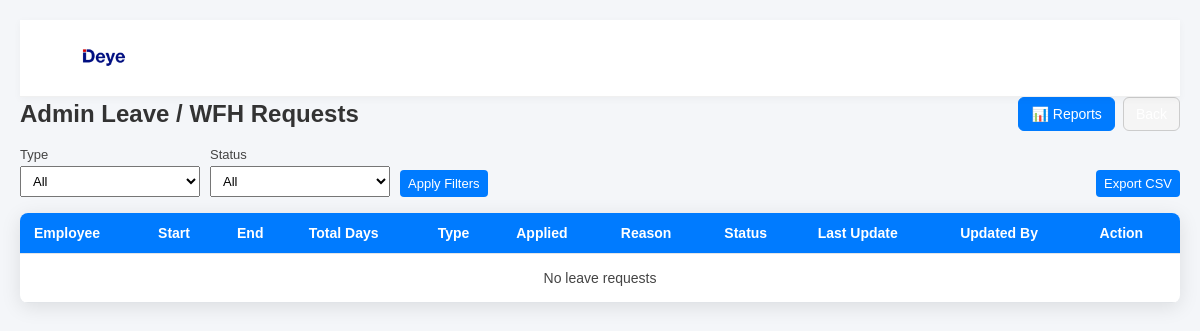
/leave/admin/ (signed in), run on an earlier commit of the app's database.
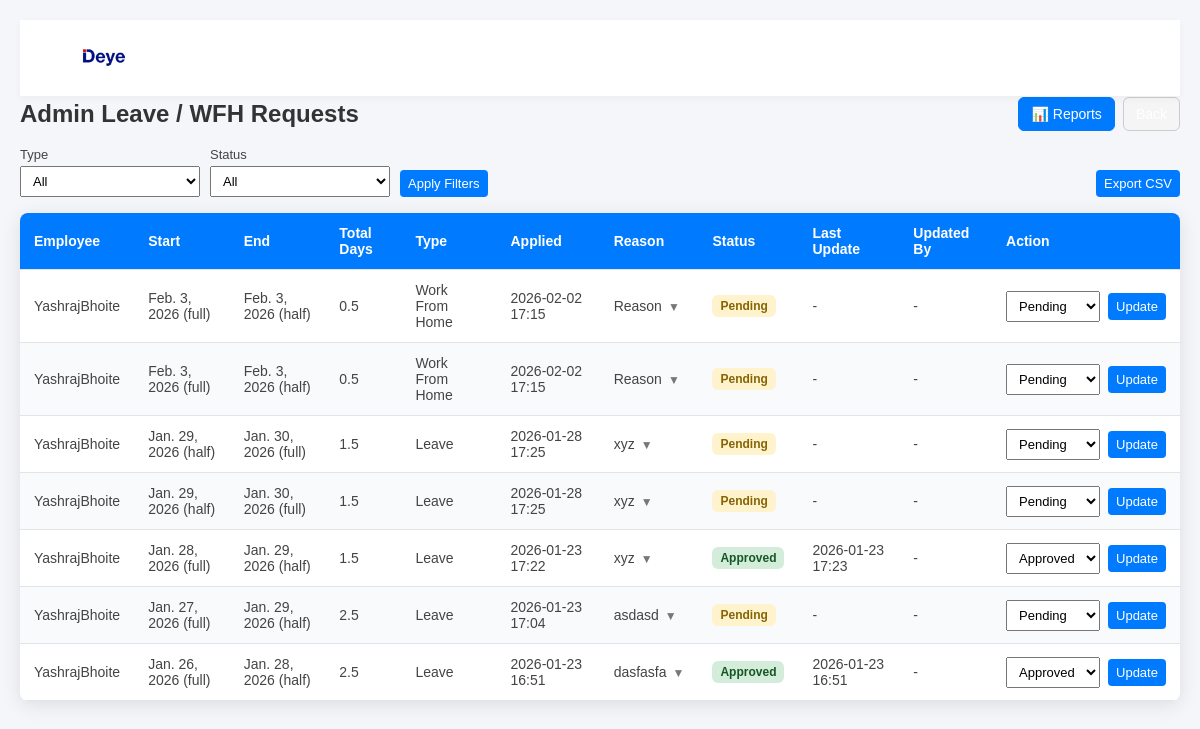
And on a later commit of the database.
### forms/models.py (models this page shows, shortened)
class LeaveRequest(models.Model):
    LEAVE_STATUS_CHOICES = [
        ('pending', 'Pending'),
        ('approved', 'Approved'),
        ('rejected', 'Rejected'),
    ]
    LEAVE_TYPE_CHOICES = [
        ('leave', 'Leave'),
        ('wfh', 'Work From Home'),
    ]
    DAY_PORTION_CHOICES = [
        ('full', 'Full Day'),
        ('half', 'Half Day'),
    ]
    user = models.ForeignKey(User, on_delete=models.CASCADE)
    leave_type = models.CharField(max_length=20, choices=LEAVE_TYPE_CHOICES)
    start_date = models.DateField()
    end_date = models.DateField()
    start_breakdown = models.CharField(max_length=10, choices=DAY_PORTION_CHOICES, default='full')
    end_breakdown = models.CharField(max_length=10, choices=DAY_PORTION_CHOICES, default='full')
    reason = models.TextField(blank=True)
    status = models.CharField(max_length=20, choices=LEAVE_STATUS_CHOICES, default='pending')
    total_days = models.FloatField(default=0.0)
    applied_at = models.DateTimeField(auto_now_add=True)
    status_changed_at = models.DateTimeField(blank=True, null=True)
    status_changed_by = models.ForeignKey(User, on_delete=models.SET_NULL, null=True, blank=True, related_name='updated_leaves')

### forms/views.py (the view)
# urls.py: path('leave/admin/', views.leave_admin, name='leave_admin'),
@login_required
@user_passes_test(_is_admin)
def leave_admin(request):
    leaves = LeaveRequest.objects.select_related('user', 'status_changed_by').order_by('-applied_at')
    status_filter = request.GET.get('status')
    type_filter = request.GET.get('type')
    if status_filter:
        leaves = leaves.filter(status=status_filter)
    if type_filter:
        leaves = leaves.filter(leave_type=type_filter)
    return render(request, 'leave/admin_leave_list.html', {
        'leaves': leaves,
        'status_filter': status_filter or '',
        'type_filter': type_filter or '',
    })

### forms/views.py (called while the page is built)
def _is_admin(user):
    return user.is_authenticated and user.is_staff

### forms/templates/leave/admin_leave_list.html (shortened to what this page needs)
{% load static %}
<!DOCTYPE html>
<html lang="en">
<head>
</head>
<body>
    <div class="nav-header">
        <div class="logo-section">
            <a href="/" style="text-decoration: none;">
                <img src="{% static 'admin/Images/logo-deye-300x225.webp' %}" alt="DEYE">
            </a>
        </div>
    </div>
    <div style="display:flex; justify-content:space-between; align-items:center; margin-bottom:16px;">
        <h2 style="margin:0;">Admin Leave / WFH Requests</h2>
        <div class="header-actions">
            <a href="{% url 'forms:leave_admin_report' %}" class="btn-report">
                📊 Reports
            </a>
            <button type="button" onclick="history.back();" class="btn-back">
            </button>
        </div>
    </div>
    <div class="filter-bar">
        <form method="get" class="filter-group">
            <label>
                Type
                <select name="type">
                    <option value="" {% if not type_filter %}selected{% endif %}>All</option>
                </select>
            </label>
            <label>
                Status
                <select name="status">
                    <option value="" {% if not status_filter %}selected{% endif %}>All</option>
                </select>
            </label>
            <button type="submit">Apply Filters</button>
        </form>
        <form method="get" action="{% url 'forms:leave_export_csv' %}" class="inline">
            <button type="submit">Export CSV</button>
        </form>
    </div>
    <table>
        <thead>
            <tr>
                <th>Employee</th>
                <th>Start</th>
                <th>End</th>
                <th>Total Days</th>
                <th>Type</th>
                <th>Applied</th>
                <th>Reason</th>
                <th>Status</th>
                <th>Last Update</th>
                <th>Updated By</th>
                <th>Action</th>
            </tr>
        </thead>
        <tbody>
            {% for leave in leaves %}
            <tr>
                <td>{{ leave.user.get_username }}</td>
                <td>{{ leave.start_date }} ({{ leave.start_breakdown }})</td>
                <td>{{ leave.end_date }} ({{ leave.end_breakdown }})</td>
                <td>{{ leave.total_days }}</td>
                <td>{{ leave.get_leave_type_display }}</td>
                <td>{{ leave.applied_at|date:"Y-m-d H:i" }}</td>
                <td>
                    {% if leave.reason %}
                        <details>
                            <summary>{{ leave.reason|truncatechars:40 }}</summary>
                        </details>
                    {% else %}
                        -
                    {% endif %}
                </td>
                <td>
                    <span class="badge {{ leave.status }}">
                        {{ leave.status|title }}
                    </span>
                </td>
                <td>{{ leave.status_changed_at|date:"Y-m-d H:i"|default:"-" }}</td>
                <td>
                    {% if leave.status_changed_by %}
                        {{ leave.status_changed_by.get_username }}
                    {% else %}
                        -
                    {% endif %}
                </td>
                <td>
                    <form method="post" action="{% url 'forms:update_leave_status' leave.id %}" class="inline">
                        <select name="status">
                            <option value="pending" {% if leave.status == 'pending' %}selected{% endif %}>Pending</option>
                            <option value="approved" {% if leave.status == 'approved' %}selected{% endif %}>Approved</option>
                        </select>
                        <button type="submit">Update</button>
                    </form>
                </td>
            </tr>
            {% empty %}
            <tr>
                <td colspan="11" style="text-align:center; padding:16px;">
                    No leave requests
                </td>
            </tr>
            {% endfor %}
        </tbody>
    </table>
</body>
</html>

What changed in the data, as far as the page shows it:
added LeaveRequest: user.get_username "YashrajBhoite", start_date "Feb. 3, 2026", start_breakdown "full", end_date "Feb. 3, 2026", end_breakdown "half", total_days "0.5", leave_type "Work From Home", applied_at "2026-02-02 17:15", reason "Reason", status "Pending", status_changed_at "-"
added LeaveRequest: user.get_username "YashrajBhoite", start_date "Feb. 3, 2026", start_breakdown "full", end_date "Feb. 3, 2026", end_breakdown "half", total_days "0.5", leave_type "Work From Home", applied_at "2026-02-02 17:15", reason "Reason", status "Pending", status_changed_at "-"
added LeaveRequest: user.get_username "YashrajBhoite", start_date "Jan. 29, 2026", start_breakdown "half", end_date "Jan. 30, 2026", end_breakdown "full", total_days "1.5", leave_type "Leave", applied_at "2026-01-28 17:25", reason "xyz", status "Pending", status_changed_at "-"
added LeaveRequest: user.get_username "YashrajBhoite", start_date "Jan. 29, 2026", start_breakdown "half", end_date "Jan. 30, 2026", end_breakdown "full", total_days "1.5", leave_type "Leave", applied_at "2026-01-28 17:25", reason "xyz", status "Pending", status_changed_at "-"
added LeaveRequest: user.get_username "YashrajBhoite", start_date "Jan. 28, 2026", start_breakdown "full", end_date "Jan. 29, 2026", end_breakdown "half", total_days "1.5", leave_type "Leave", applied_at "2026-01-23 17:22", reason "xyz", status "Approved", status_changed_at "2026-01-23 17:23"
added LeaveRequest: user.get_username "YashrajBhoite", start_date "Jan. 27, 2026", start_breakdown "full", end_date "Jan. 29, 2026", end_breakdown "half", total_days "2.5", leave_type "Leave", applied_at "2026-01-23 17:04", reason "asdasd", status "Pending", status_changed_at "-"
added LeaveRequest: user.get_username "YashrajBhoite", start_date "Jan. 26, 2026", start_breakdown "full", end_date "Jan. 28, 2026", end_breakdown "half", total_days "2.5", leave_type "Leave", applied_at "2026-01-23 16:51", reason "dasfasfa", status "Approved", status_changed_at "2026-01-23 16:51"
Also different on the page:
text no longer shown: "No leave requests"
